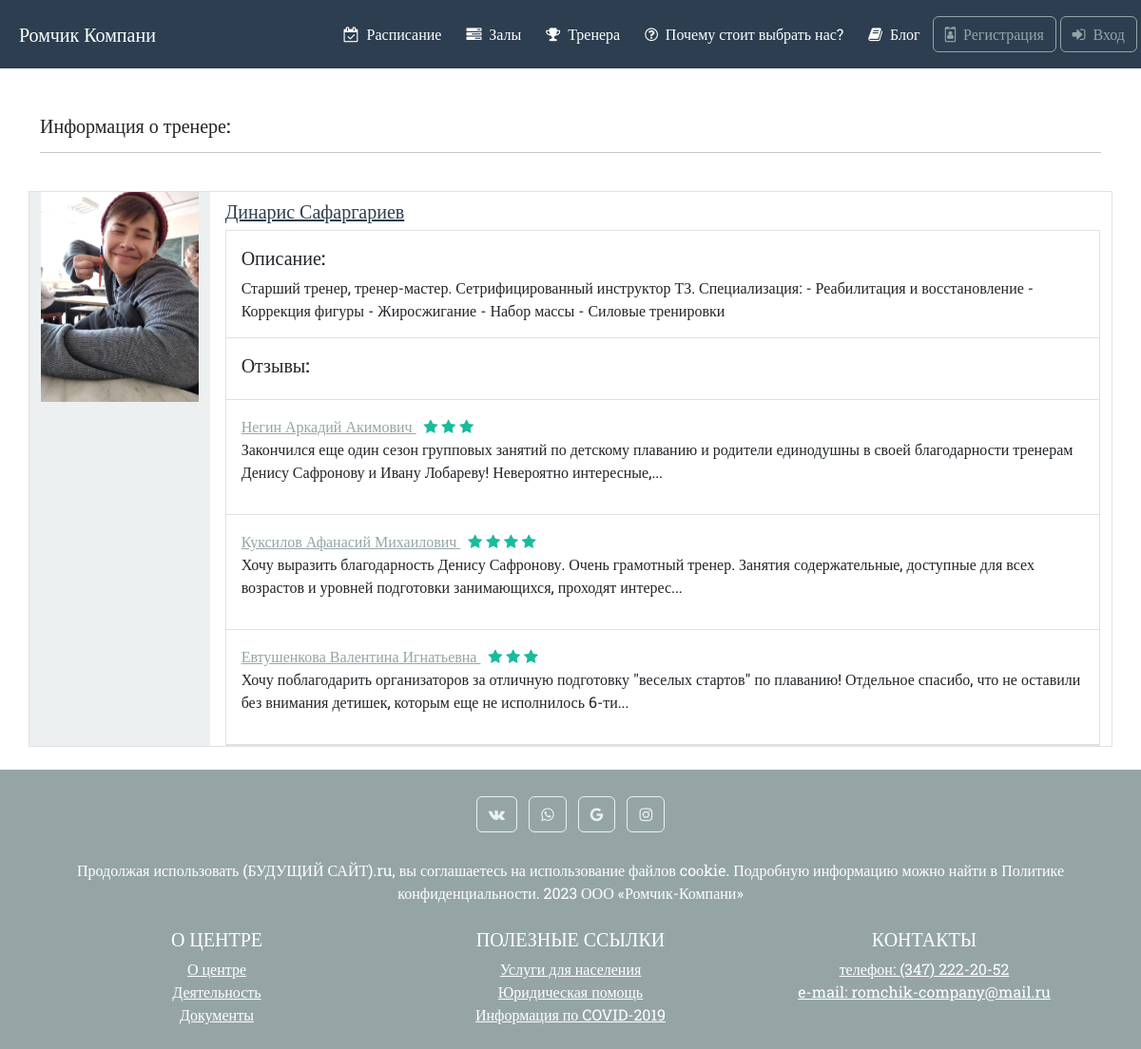
The page /user/trainers/1 on the database its author committed.
### user/models.py (models this page shows, shortened)
class Images(models.Model):
    user = models.ForeignKey(UserInfo, null=True, blank=True, on_delete=models.CASCADE,
                             related_name='user_image')
    space = models.ForeignKey(Spaces, null=True, blank=True, on_delete=models.CASCADE,
                              related_name='space_image')
    description = models.TextField(max_length=200, null=True, blank=True)
    image = models.ImageField(upload_to='images/', null=True, blank=True)
    class Meta:
        verbose_name_plural = 'Изображения'

class UserInfo(models.Model):
    middle_name = models.CharField(max_length=100)
    phone_number = models.CharField(max_length=11)
    user = models.OneToOneField(User, on_delete=models.CASCADE, null=True, blank=True,
                                related_name='user_link')
    category = models.ForeignKey(CategoryPerson, on_delete=models.CASCADE, null=True, blank=True,
                                 related_name='category_id')
    class Meta:
        verbose_name_plural = 'Информация о пользователях'
    def get_full_name(self):
        return f'{self.user.last_name} {self.user.first_name} {self.middle_name}'

class Reviews(models.Model):
    stars = models.IntegerField(validators=[MinValueValidator(1), MaxValueValidator(5)])
    description = models.TextField(max_length=1000, null=True, blank=True)
    date = models.DateTimeField(auto_now_add=True, blank=True)
    user = models.ForeignKey(UserInfo, on_delete=models.CASCADE, related_name='users')
    trainer = models.ForeignKey(UserInfo, on_delete=models.CASCADE, related_name='trainers')
    class Meta:
        verbose_name_plural = 'Отзывы'
        unique_together = (('user', 'trainer'),)
        index_together = (('user', 'trainer'),)
    def get_short_description(self):
        if len(self.description) > 175:
            return self.description[:175] + '...'
        else:
            return self.description

### user/views.py (the view)
# urls.py: path('trainers/<int:id_trainer>', views.trainer_info, name='trainer-info'),
def trainer_info(request, id_trainer):
    trainer_category = CategoryPerson.objects.get(category='T')
    trainer = get_object_or_404(UserInfo, pk=id_trainer, category=trainer_category)
    image = Images.objects.filter(user=trainer)[0]
    reviews = Reviews.objects.filter(trainer=trainer)
    context = {
        'trainer': trainer,
        'reviews': reviews,
        'image': image,
    }
    return render(request, 'trainer/trainer-info.html', context)

### user/views.py (called while the page is built)
@register.filter
def get_range(value):
    return range(value)

### user/templates/trainer/trainer-info.html
{% include "about/base.html" %}
{% load static %}
{% block content %}
<main class="pt-5">
    <div class="container">
        <h1 class="h5"> Информация о тренере: </h1>
        <hr><br>
        <div class="row mb-4 border product-item">
            <div class="col-md-3 col-lg-2 order-md-first bg-light">
                <img class="img-fluid mx-auto d-block" width="200px" alt="Responsive image"
                     src="{{ image.image.url }}">
            </div>
            <div class="col-md-9 col-lg-10 ps-md-3 ps-lg-10">
                <a class="text-primary">
                    <h1 class="h5 pt-2"> {{trainer.user.get_full_name}} </h1>
                </a>
                <div class="border">
                    <div class="col border-bottom">
                        <div class="row p-3">
                            <div class="col-12">
                                <h5>Описание:</h5>
                                {{image.description}}
                            </div>
                        </div>
                    </div>
                    <div class="col border-bottom">
                        <div class="row p-3">
                            <div class="col-12">
                                <h5>Отзывы:</h5>
                            </div>
                        </div>
                    </div>
                    {% for review in reviews %}
                    <div class="col border-bottom">
                        <div class="row p-3">
                            <div class="col-6">
                                <a href="{% url 'review-info' review.id %}" class="text-secondary">
                                    {{ review.user.get_full_name }}
                                <a/>&nbsp;
                                {% for i in review.stars|get_range %}
                                    <i class="fa fa-star text-success" aria-hidden="true"></i>
                                {% endfor %}
                                <br>
                            </div>
                            <p>{{ review.get_short_description }}</p>
                        </div>
                    </div>
                    {% endfor %}
                </div>
            </div>
        </div>
    </div>
</main>
{% endblock %}
{% include "about/footer.html" %}

### static/css/style.css (style rules this page uses)
body { font-family: 'Roboto Slab', serif; }

### rows shown on the page
Images: image (picture), description "Старший тренер, тренер-мастер. Сетрифицированный инструктор ТЗ. Специализация: - Реабилитация и восстановление - Коррекция фигуры - Жиросжигание - Набор массы - Силовые тренировки"
UserInfo: user.get_full_name "Динарис Сафаргариев"
Reviews: user.get_full_name "Негин Аркадий Акимович", stars 3 (drawn), get_short_description "Закончился еще один сезон групповых занятий по детскому плаванию и родители единодушны в своей благодарности тренерам Денису Сафронову и Ивану Лобареву! Невероятно интересные,..."
Reviews: user.get_full_name "Куксилов Афанасий Михаилович", stars 4 (drawn), get_short_description "Хочу выразить благодарность Денису Сафронову. Очень грамотный тренер. Занятия содержательные, доступные для всех возрастов и уровней подготовки занимающихся, проходят интерес..."
Reviews: user.get_full_name "Евтушенкова Валентина Игнатьевна", stars 3 (drawn), get_short_description "Хочу поблагодарить организаторов за отличную подготовку \"веселых стартов\" по плаванию! Отдельное спасибо, что не оставили без внимания детишек, которым еще не исполнилось 6-ти..."
